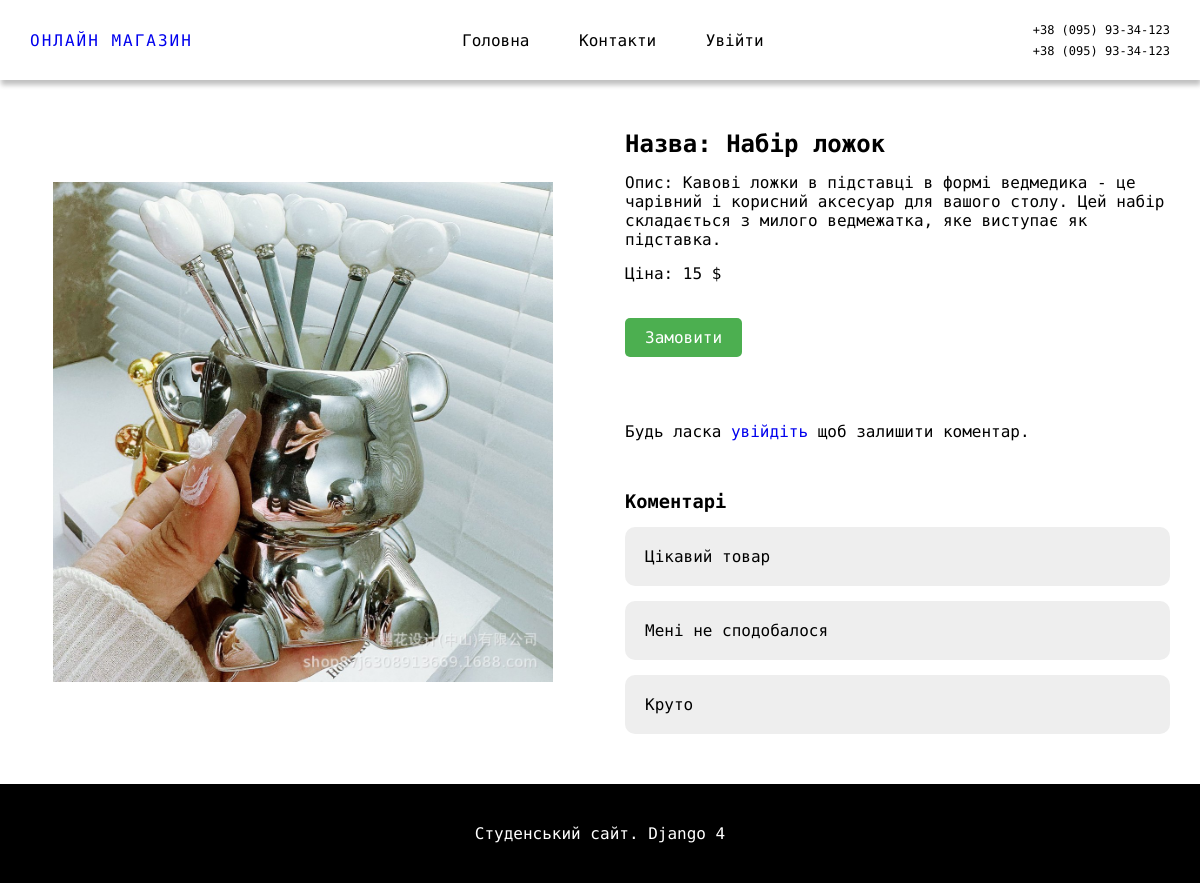
Page /6 on the committed database.
### myapp/models.py (models this page shows, shortened)
class Product(models.Model):
    name = models.CharField(max_length = 100)
    price = models.IntegerField()
    description = models.CharField(max_length = 200)
    image = models.ImageField(blank=True, upload_to='images')

class Reviews(models.Model):
    product = models.ForeignKey(Product, on_delete=models.CASCADE)
    reviews_txt = models.CharField(max_length = 100)

### myapp/views.py (the view)
# urls.py: path('<int:my_id>', indexItem),
def indexItem(request, my_id):
    item = Product.objects.get(id = my_id)
    context = {
        'item': item
    }
    return render(request, 'myapp/details.html', context = context)

### myapp/templates/myapp/details.html (shortened to what this page needs)
{% extends 'myapp/base.html' %}
{% load static %}
{% block content %}
<div class="details">
    <div class="container">
        <img src="{{ item.image.url }}" alt="" id="product-image">
        <div class="details-txt">
            <h2>Назва: {{item.name}}</h2>
            <p>Опис: {{item.description}}</p>
            <p>Ціна: {{item.price}} $</p>
            <form method="post" action="{% url 'myapp:add_to_cart' %}">
                <div style="margin-top: 20px;">
                    <button type="submit" style="background-color: #4CAF50; color: white; padding: 10px 20px; border: none; cursor: pointer; border-radius: 5px; font-size: 16px;">Замовити</button>
                </div>
            </form>
            <div class="details__rev">
                {% if user.is_authenticated %}
                <form method="post" action="{% url 'myapp:add_item' %}" class="form-rev">
                    {% csrf_token %}
                    <h3>Залишити коментар</h3>
                    <input type="hidden" name="product_id" readonly value="{{ item.id }}">
                    <input type="text" name="reviews_txt" placeholder="Коментар" required>
                    <button type="submit">Зберегти</button>
                </form>
                {% else %}
                <p>Будь ласка <a href="{% url 'users:login' %}">увійдіть</a> щоб залишити коментар.</p>
                {% endif %}
                <div class="rev-list">
                    <h3>Коментарі</h3>
                    {% for review in item.reviews_set.all %}
                    <div class="rev-item">
                        <p>{{ review.reviews_txt }}</p>
                    </div>
                    {% endfor %}
                </div>
            </div>
        </div>
    </div>
</div>
{% endblock %}

### myapp/static/myapp/css/index.css (style rules this page uses)
* { margin: 0; padding: 0; box-sizing: border-box; text-decoration: none; font-family: "Kode Mono", monospace; }
body, html { height: 100%; }
.container { max-width: 1400px; margin: auto; width: 95%; }
.details .container { display: grid; grid-template-columns: repeat(2, 1fr); grid-gap: 50px; }
.details .container img { max-height: 500px; display: flex; margin: auto; }
.details .container .details-txt { display: flex; flex-direction: column; gap: 15px; }
.details__rev { margin-top: 50px; }
.rev-list { margin-top: 50px; }
.rev-list .rev-item { background-color: #eee; padding: 20px; border-radius: 10px; margin-top: 15px; }

### myapp/templates/myapp/base.html (style rules this page uses)
a, button { background: none; border: none; cursor: pointer; text-decoration: none; }

### myapp/templates/myapp/details.html (style rules this page uses)
#product-image { transition: transform 0.3s; }

### rows in the picture
Product: image (picture), name "Набір ложок", description "Кавові ложки в підставці в формі ведмедика - це чарівний і корисний аксесуар для вашого столу. Цей набір складається з милого ведмежатка, яке виступає як підставка.", price "15"
Reviews: reviews_txt "Цікавий товар"
Reviews: reviews_txt "Мені не сподобалося"
Reviews: reviews_txt "Круто"
